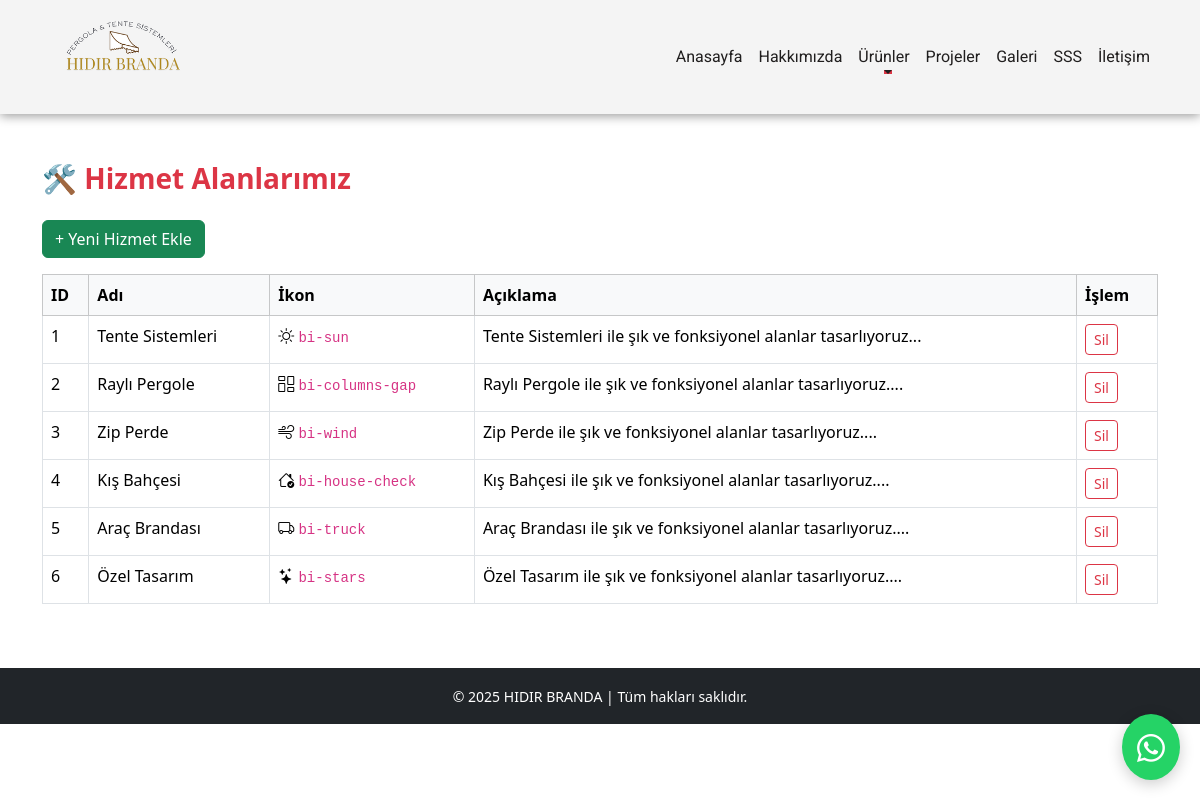
Page /admin/hizmetler (signed in) on the committed database.
### models.py (models this page shows)
class Hizmet(db.Model):
    id = db.Column(db.Integer, primary_key=True)
    ad = db.Column(db.String(100), nullable=False)
    ikon = db.Column(db.String(100), nullable=False)
    aciklama = db.Column(db.Text)

### admin_routes.py (the view)
@admin_bp.route("/hizmetler")
@login_required
def hizmetler():
    hizmetler = Hizmet.query.all()
    return render_template("admin/hizmetler.html", hizmetler=hizmetler)

### app.py (called while the page is built)
@login_manager.user_loader
def load_user(user_id):
    return User.query.get(int(user_id))

@app.context_processor
def urunleri_getir():
    urunler = Urun.query.order_by(Urun.baslik).all()
    return dict(urunler=urunler)

### templates/admin/hizmetler.html (shortened to what this page needs)
{% extends "base.html" %}
{% block content %}
<section class="py-5">
  <div class="container">
    <h3 class="mb-4 fw-bold text-danger">🛠️ Hizmet Alanlarımız</h3>
    <a href="{{ url_for('admin.hizmet_ekle') }}" class="btn btn-success mb-3">+ Yeni Hizmet Ekle</a>
    <table class="table table-bordered table-hover">
      <thead class="table-light">
        <tr>
          <th>ID</th>
          <th>Adı</th>
          <th>İkon</th>
          <th>Açıklama</th>
          <th>İşlem</th>
        </tr>
      </thead>
      <tbody>
        {% for h in hizmetler %}
        <tr>
          <td>{{ h.id }}</td>
          <td>{{ h.ad }}</td>
          <td><i class="bi {{ h.ikon }}"></i> <code>{{ h.ikon }}</code></td>
          <td>{{ h.aciklama[:60] }}...</td>
          <td>
            <a href="{{ url_for('admin.hizmet_sil', id=h.id) }}" class="btn btn-sm btn-outline-danger">Sil</a>
          </td>
        </tr>
        {% endfor %}
      </tbody>
    </table>
  </div>
</section>
{% endblock %}

### static/css/style.css (style rules this page uses)
body, html { margin: 0; padding: 0; width: 100%; overflow-x: hidden; }

### rows in the picture
Hizmet: id "1", ad "Tente Sistemleri", ikon "bi-sun", aciklama "Tente Sistemleri ile şık ve fonksiyonel alanlar tasarlıyoruz"
Hizmet: id "2", ad "Raylı Pergole", ikon "bi-columns-gap", aciklama "Raylı Pergole ile şık ve fonksiyonel alanlar tasarlıyoruz."
Hizmet: id "3", ad "Zip Perde", ikon "bi-wind", aciklama "Zip Perde ile şık ve fonksiyonel alanlar tasarlıyoruz."
Hizmet: id "4", ad "Kış Bahçesi", ikon "bi-house-check", aciklama "Kış Bahçesi ile şık ve fonksiyonel alanlar tasarlıyoruz."
Hizmet: id "5", ad "Araç Brandası", ikon "bi-truck", aciklama "Araç Brandası ile şık ve fonksiyonel alanlar tasarlıyoruz."
Hizmet: id "6", ad "Özel Tasarım", ikon "bi-stars", aciklama "Özel Tasarım ile şık ve fonksiyonel alanlar tasarlıyoruz."
